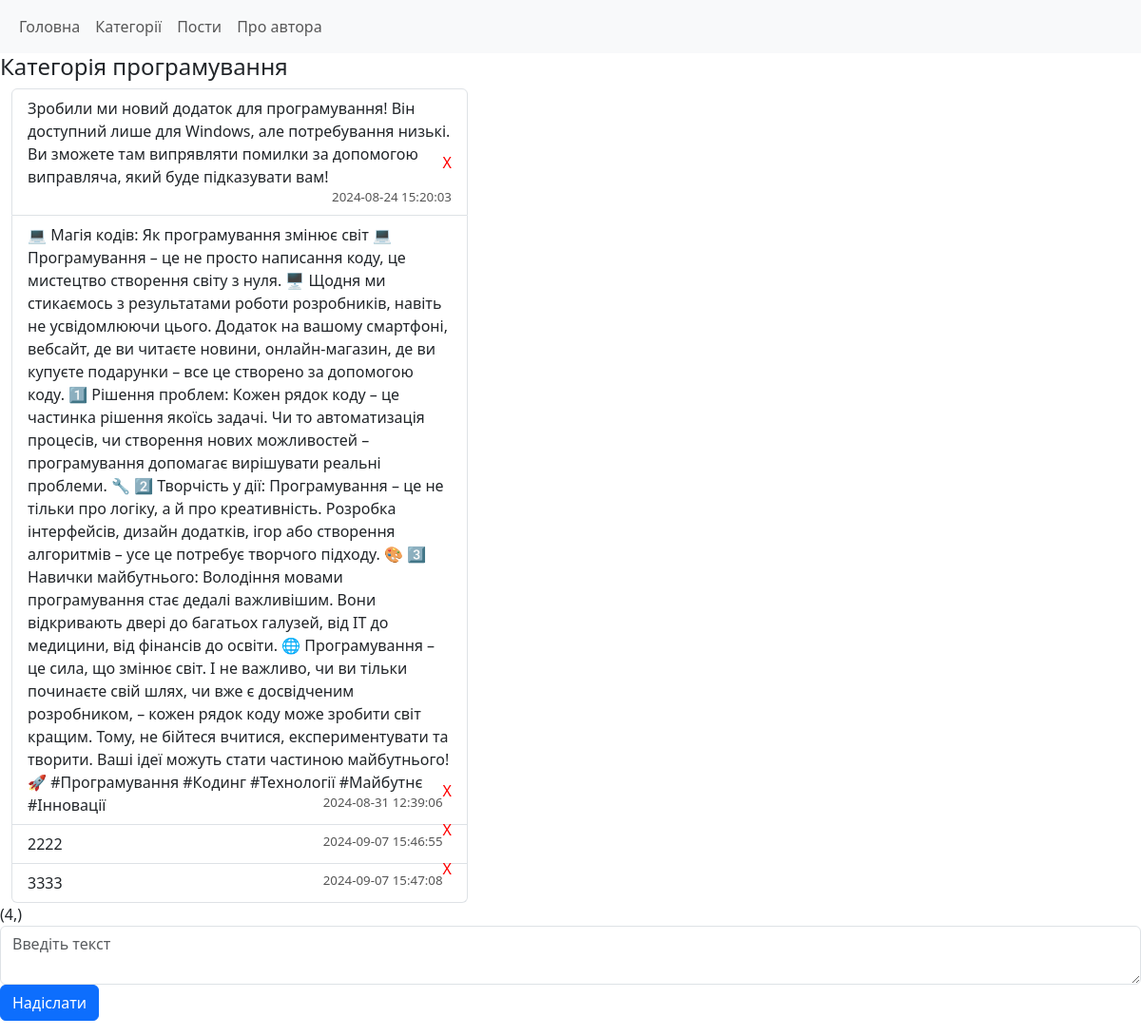
The app's page /post/category/1, older data.
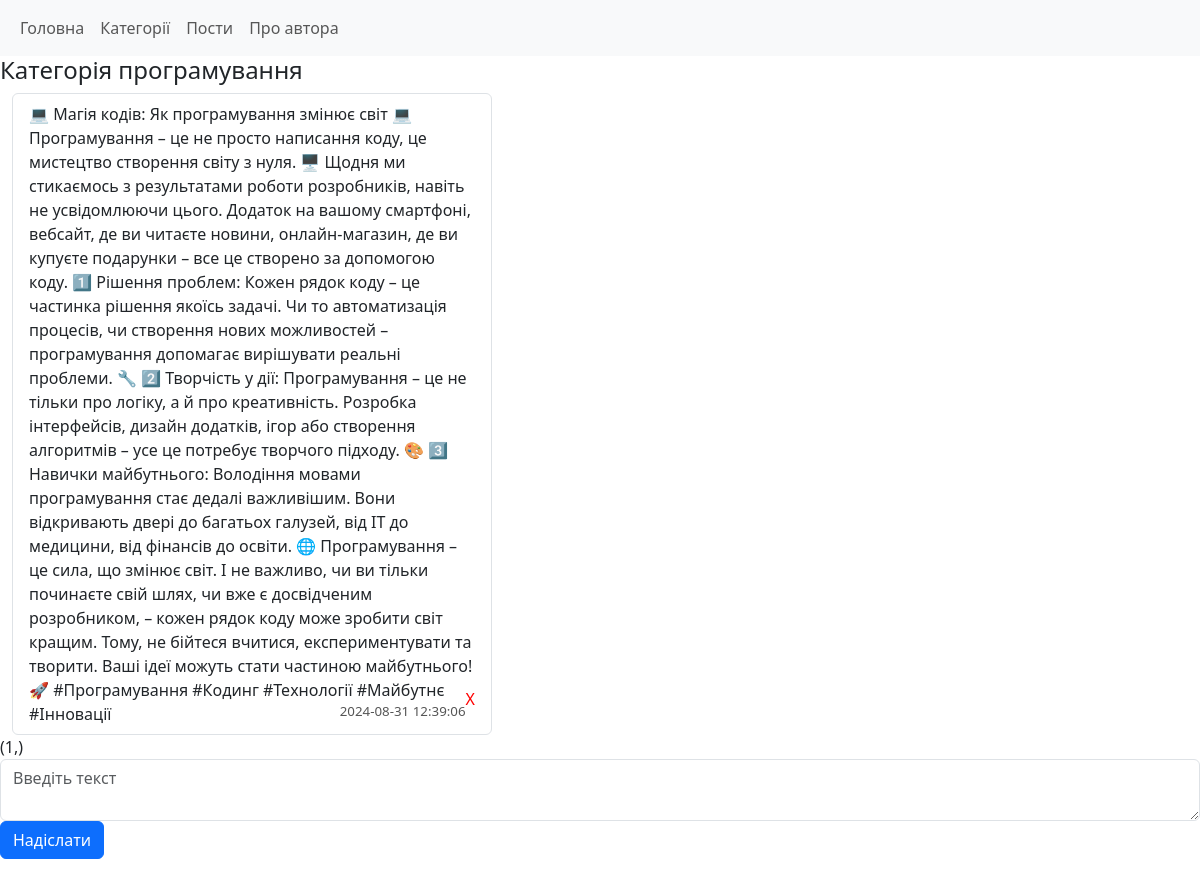
The same page, newer data.
### tables this page shows
CREATE TABLE category (id INTEGER PRIMARY KEY AUTOiNCREMENT,
name TEXT
);

CREATE TABLE post (id INTEGER PRIMARY KEY AUTOINCREMENT, category_id INTEGER NOT NULL, text TEXT, datetime DATETIME NOT NULL DEFAULT CURRENT_TIMESTAMP, FOREIGN KEY (category_id) REFERENCES category(id) );

### main.py (the view)
@app.route('/post/category/<id>', methods=["GET", "POST"])
def posts_in_category(id):
    if request.method == "POST":
        post_text = request.form.get("text_input")
        if len(post_text) > 0:
            db.addPosts(id, post_text)
            return redirect(f'/post/category/{id}')
    return render_template("post_categories.html", posts_list=db.getPostsInCategories(id), name=db.getCategoryByID(id)[0], amount=db.getAmount(id))

### db.py (called while the page is built)
def open():
    global conn, cursor
    conn = sqlite3.connect(db_name)
    cursor = conn.cursor()

def close():
    cursor.close()
    conn.close()

def getPostsInCategories(id):
    open()
    cursor.execute("SELECT * FROM post WHERE category_id==?", id)
    result = cursor.fetchall()
    close()
    return result

def getCategoryByID(id):
    open()
    cursor.execute("SELECT name FROM category WHERE id==?", id)
    result = cursor.fetchone()
    close()
    return result

def getAmount(category_id):
    open()
    cursor.execute("SELECT count(id) FROM post WHERE category_id == ?", category_id)
    result = cursor.fetchone()
    close()
    return result

### templates/post_categories.html
{% extends 'base.html' %}
{% block content %}
<h4>Категорія {{name}}</h4>
<div class="posts-list">
   <ul class="list-group">
      {% for p in posts_list %}
      <li class="list-group-item">
         {{ p[2] }}
         <span class="delete">
            <a href="/post/delete/{{ p[0] }}">X</a>
         </span>
         <span class="date">{{ p[3] }}</span>
      </li>
      {% endfor %}
   </ul>
</div>
{{ amount }}
<div class="mb-3">
   <form method="post">
      <textarea type="text" name="text_input" placeholder="Введіть текст" id="1" class="form-control"></textarea>
      <input type="submit" name="submit" value="Надіслати" id="2" class="btn btn-primary">
   </form>
</div>
{% endblock %}

### templates/base.html (shortened to what this page needs)
<!DOCTYPE html>
<html lang="en">
<head>
    <link href="https://cdn.jsdelivr.net/npm/bootstrap@5.3.3/dist/css/bootstrap.min.css" rel="stylesheet">
    <link rel="stylesheet" href="{{ url_for('static', filename='style.css') }}">
</head>
<body>
    {% include 'menu.html' %}
    {% block content %}
    {% endblock %}
</body>
</html>

### templates/menu.html
<nav class="navbar navbar-expand-lg bg-body-tertiary">
    <div class="container-fluid">
        <ul class="navbar-nav me-auto mb-2 mb-lg-0">
            <li class="nav-item">
                <a href="/" class="nav-link">Головна</a>
            </li>
            <li class="nav-item">
                <a href="/post/category" class="nav-link">Категорії</a>
            </li>
            <li class="nav-item">
                <a href="/post/view" class="nav-link">Пости</a>
            </li>
            <li class="nav-item">
                <a href="/about" class="nav-link">Про автора</a>
            </li>
        </ul>
    </div>
</nav>

### static/style.css (style rules this page uses)
body { background: #FFFFFF }
.posts-list { margin-left: 1%; width: 40% }
.date { font-size: smaller; color: #555; float: right; }
.delete { position: relative; bottom: 15px; float: right; }
.delete a { color: red; text-decoration: none; }

Row changes from the older to the newer data that the page shows:
removed post: text "Зробили ми новий додаток для програмування! Він доступний лише для Windows, але потребування низькі. Ви зможете там випрявляти помилки за допомогою виправляча, який буде підказувати вам!", datetime "2024-08-24 15:20:03"
removed post: text "2222", datetime "2024-09-07 15:46:55"
removed post: text "3333", datetime "2024-09-07 15:47:08"
Text that changed along with them:
{{ amount }}: "(4,)" → "(1,)"
